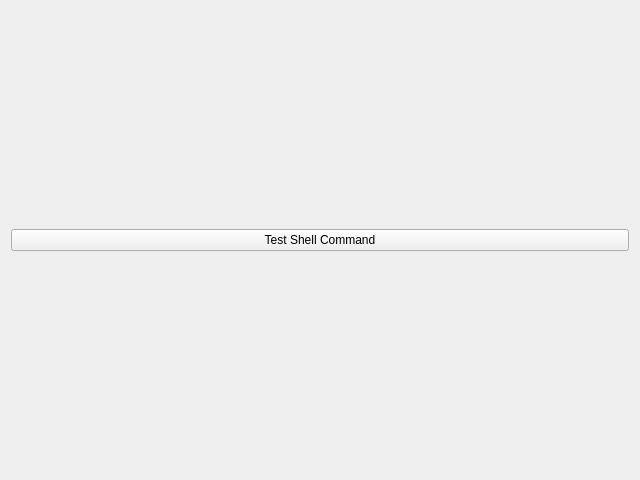
<?xml version="1.0" encoding="UTF-8"?>
<ui version="4.0">
 <class>Form</class>
 <widget class="QWidget" name="Form">
  <property name="geometry">
   <rect>
    <x>0</x>
    <y>0</y>
    <width>640</width>
    <height>480</height>
   </rect>
  </property>
  <property name="windowTitle">
   <string>Form</string>
  </property>
  <layout class="QGridLayout" name="gridLayout">
   <item row="0" column="0">
    <widget class="PyDMShellCommand" name="testShellCommand">
     <property name="toolTip">
      <string/>
     </property>
     <property name="text">
      <string>Test Shell Command</string>
     </property>
     <property name="commands" stdset="0">
      <stringlist>
       <string>pydm ~/opsTools/devPanel/example/example.py</string>
      </stringlist>
     </property>
    </widget>
   </item>
  </layout>
 </widget>
 <customwidgets>
  <customwidget>
   <class>PyDMShellCommand</class>
   <extends>QPushButton</extends>
   <header>pydm.widgets.shell_command</header>
  </customwidget>
 </customwidgets>
 <resources/>
 <connections/>
</ui>
